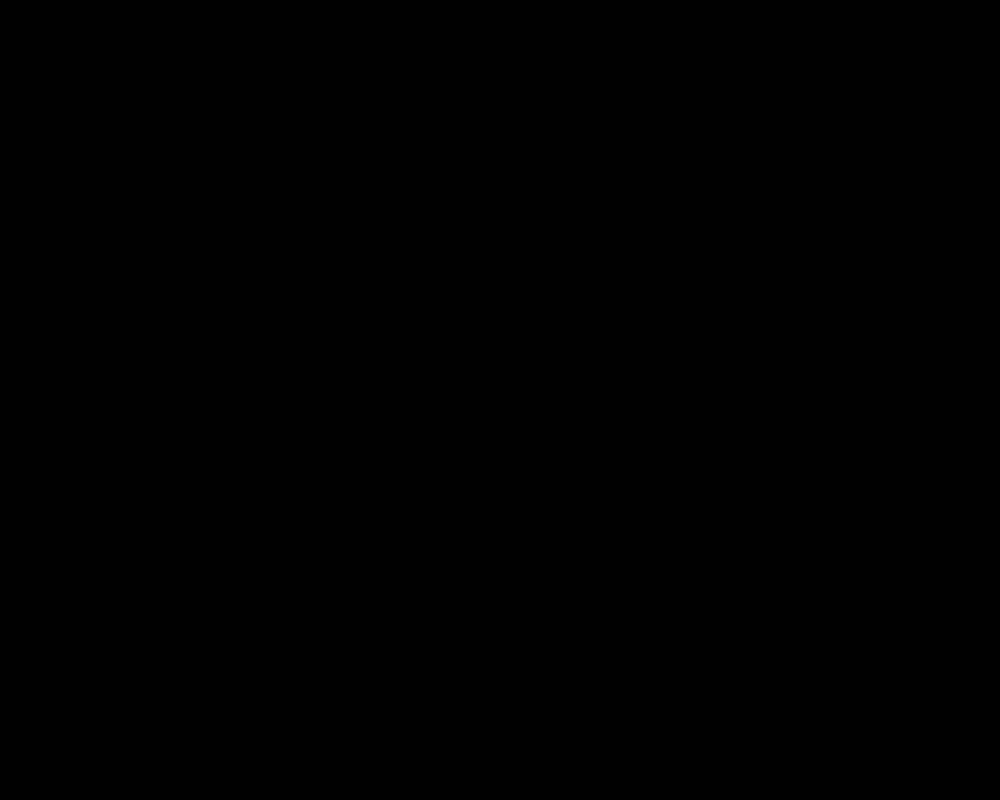
Frame 1 (no input)
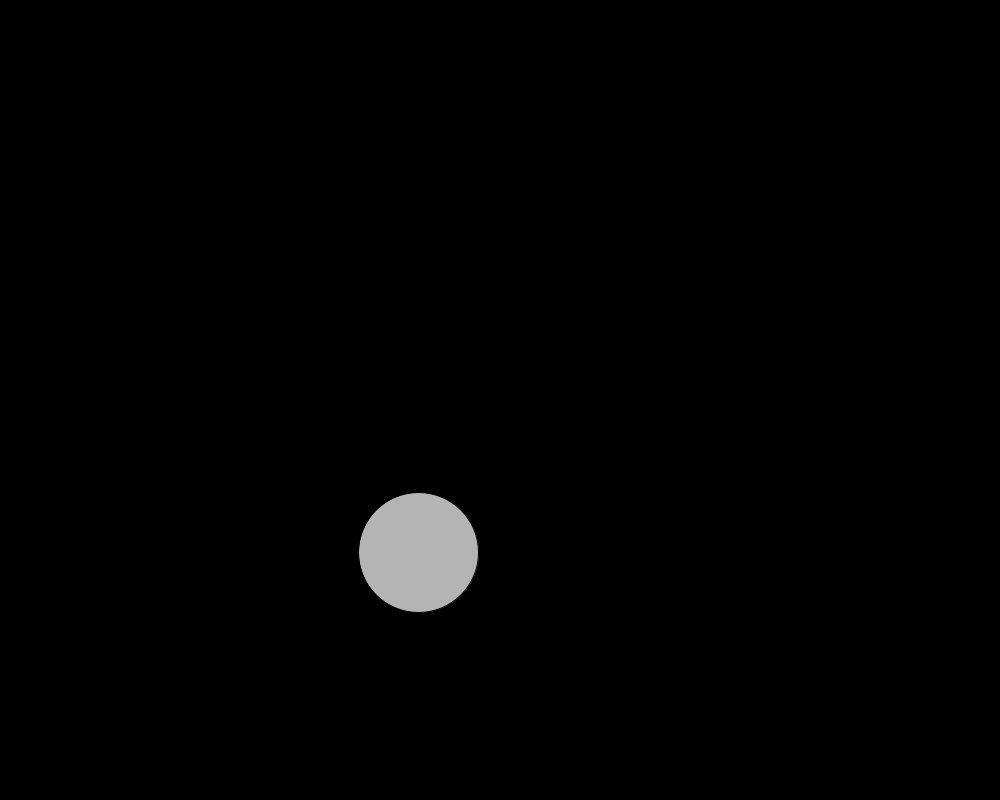
Frame 60 (the mouse pressed at the canvas centre just before this capture)
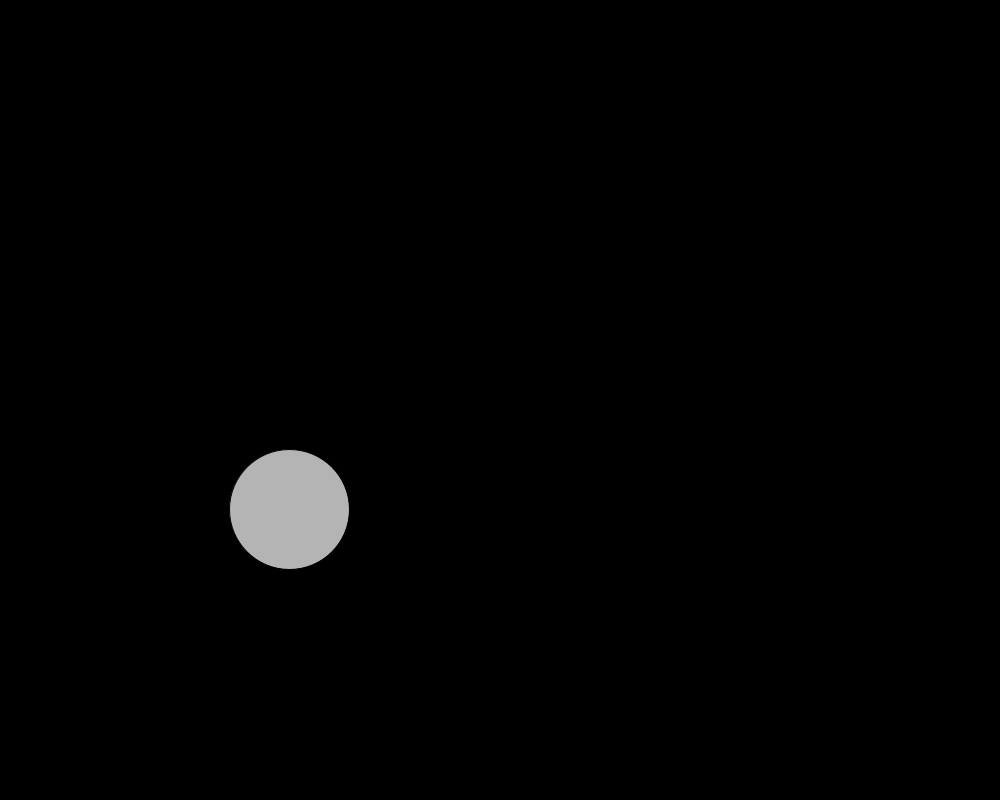
Frame 120 (the mouse held since frame 60 and released just before this capture)

The Processing sketch that drew these frames (run headless with seeded random() and noise(); from frame 60 on, the mouse is pressed at the canvas centre):

// Processing sketch: color_classA
// ── color_classA.pde
FlowField flowField;
Body body;

void setup() {
 size(1000, 800);
 background(0);
 
 flowField = new FlowField();
 body = new Body();
 
}

void draw() {
  
  background(0);
  body.run(flowField.lookup(body.pos));
  flowField.timeStep();
  
}

// ── Body.pde
class Body {

  PVector pos;
  PVector vel;
  PVector acc;

  float angle;
  float aVel;
  float aAcc;

  float mass;
  float size;
  Flash flash;

  Body() {
    pos = new PVector(width/2, height/2);
    vel = new PVector(0, 0);
    acc = new PVector(0, 0);

    angle = 0;
    aVel = 0;
    aAcc = 0;

    mass = 1;
    size = 120;
    
    flash = new Flash();
  }
  
  void run(PVector force) {
  applyForce(force);
  wallsTeleport();
  update();
  display();
  }

  void applyForce(PVector force) {
    PVector f = PVector.div(force, mass);
    acc.add(f);
  }
  void applyTorque(float torque) {
    aAcc += torque;
  }

  void update() {
    vel.add(acc);
    vel.limit(3);
    pos.add(vel);
    acc.mult(0);

    aVel += aAcc;
    angle += aVel;
    aAcc = 0;
  }

  void wallsTeleport() {
    if (pos.x > width) pos.x = 0;
    else if (pos.x < 0) pos.x = width;
    if (pos.y > height) pos.y = 0;
    else if (pos.y < 0) pos.y = height;
  }

  void display() {
    //stroke(0);
    fill(flash.getColor());
    ellipse(pos.x, pos.y, size, size);
  }
}

// ── Flash.pde
class Flash {
  
  color c;

  Flash() {
    c = color(0);    
  }
  
  color getColor() {
    if (millis()%4 == 0) {
      c = color(0);
    } else {
      c = color(180);
    }
    
    return c;
  }
}

// ── FlowFIeld.pde
class FlowField {
  PVector[][] field;
  int resolution = 50;
  int cols = width/resolution + 1;
  int rows = height/resolution + 1;

  float toff = 0;
  float deltaTime = 0.002;
  float deltaOff = 0.2;
  
  FlowField() {
    field = new PVector[cols][rows];
    init();
  }

  void init() {
    float xoff = 0;
    for (int i = 0; i < cols; i++) {
      float yoff = 0;
      for (int j = 0; j < rows; j++) {
        field[i][j] = PVector.fromAngle(map(noise(xoff, yoff, toff), 0, 1, 0, TWO_PI));

        yoff += deltaOff;
      }
      xoff += deltaOff;
    }
  }

  void timeStep() {
    toff += deltaTime;
    init();
  }

  PVector lookup(PVector lookup) {
    int col = int(constrain(lookup.x/resolution, 0, cols-1));
    int row = int(constrain(lookup.y/resolution, 0, rows-1));
    return field[col][row];
  }

  void display() {
    stroke(200);
    for (int i = 0; i < cols; i++) {
      for (int j = 0; j < rows; j++) {
        pushMatrix();
        strokeWeight(field[i][j].mag());
        translate(resolution*i, resolution*j);
        rotate(field[i][j].heading());
        ellipse(0, 0, 4, 4);
        line(0, 0, 30, 0);
        popMatrix();
      }
    }
  }
}
